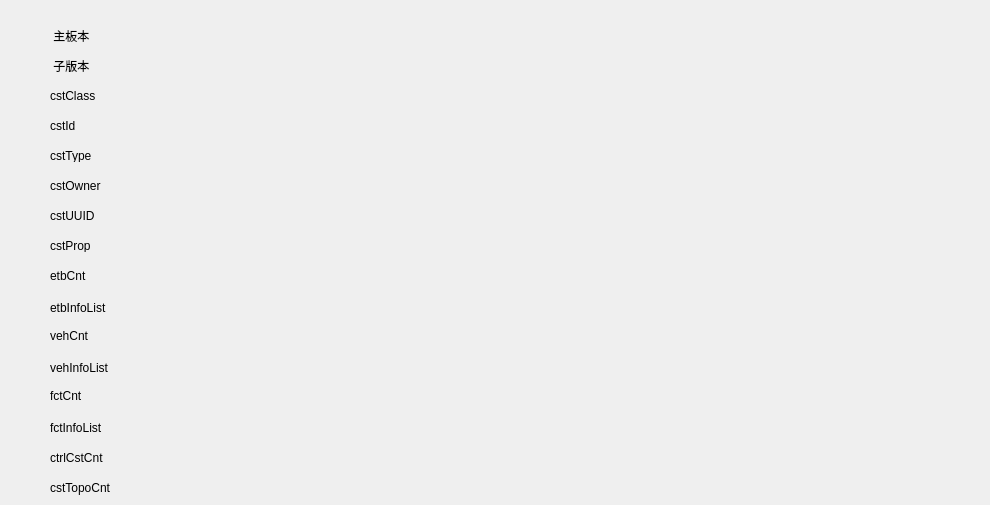
   <widget class="QWidget" name="tab_14">
    <attribute name="title">
     <string>105</string>
    </attribute>
    <widget class="QLabel" name="label_17">
     <property name="geometry">
      <rect>
       <x>50</x>
       <y>30</y>
       <width>54</width>
       <height>12</height>
      </rect>
     </property>
     <property name="text">
      <string> 主板本</string>
     </property>
    </widget>
    <widget class="QLabel" name="label_19">
     <property name="geometry">
      <rect>
       <x>50</x>
       <y>60</y>
       <width>54</width>
       <height>12</height>
      </rect>
     </property>
     <property name="text">
      <string> 子版本</string>
     </property>
    </widget>
    <widget class="QLabel" name="label_21">
     <property name="geometry">
      <rect>
       <x>50</x>
       <y>390</y>
       <width>54</width>
       <height>12</height>
      </rect>
     </property>
     <property name="text">
      <string>fctCnt</string>
     </property>
    </widget>
    <widget class="QLabel" name="label_22">
     <property name="geometry">
      <rect>
       <x>50</x>
       <y>420</y>
       <width>71</width>
       <height>16</height>
      </rect>
     </property>
     <property name="text">
      <string>fctInfoList</string>
     </property>
    </widget>
    <widget class="QLabel" name="label_25">
     <property name="geometry">
      <rect>
       <x>50</x>
       <y>330</y>
       <width>54</width>
       <height>12</height>
      </rect>
     </property>
     <property name="text">
      <string>vehCnt</string>
     </property>
    </widget>
    <widget class="QLabel" name="label_27">
     <property name="geometry">
      <rect>
       <x>50</x>
       <y>360</y>
       <width>71</width>
       <height>16</height>
      </rect>
     </property>
     <property name="text">
      <string>vehInfoList</string>
     </property>
    </widget>
    <widget class="QLabel" name="label_29">
     <property name="geometry">
      <rect>
       <x>50</x>
       <y>450</y>
       <width>61</width>
       <height>16</height>
      </rect>
     </property>
     <property name="text">
      <string>ctrlCstCnt</string>
     </property>
    </widget>
    <widget class="QLabel" name="label_31">
     <property name="geometry">
      <rect>
       <x>50</x>
       <y>480</y>
       <width>61</width>
       <height>16</height>
      </rect>
     </property>
     <property name="text">
      <string>cstTopoCnt</string>
     </property>
    </widget>
    <widget class="QLabel" name="label_32">
     <property name="geometry">
      <rect>
       <x>50</x>
       <y>270</y>
       <width>54</width>
       <height>12</height>
      </rect>
     </property>
     <property name="text">
      <string>etbCnt</string>
     </property>
    </widget>
    <widget class="QLabel" name="label_33">
     <property name="geometry">
      <rect>
       <x>50</x>
       <y>300</y>
       <width>71</width>
       <height>16</height>
      </rect>
     </property>
     <property name="text">
      <string>etbInfoList</string>
     </property>
    </widget>
    <widget class="QLabel" name="label_34">
     <property name="geometry">
      <rect>
       <x>50</x>
       <y>210</y>
       <width>54</width>
       <height>12</height>
      </rect>
     </property>
     <property name="text">
      <string>cstUUID</string>
     </property>
    </widget>
    <widget class="QLabel" name="label_35">
     <property name="geometry">
      <rect>
       <x>50</x>
       <y>240</y>
       <width>54</width>
       <height>12</height>
      </rect>
     </property>
     <property name="text">
      <string>cstProp</string>
     </property>
    </widget>
    <widget class="QLabel" name="label_36">
     <property name="geometry">
      <rect>
       <x>50</x>
       <y>150</y>
       <width>54</width>
       <height>12</height>
      </rect>
     </property>
     <property name="text">
      <string>cstType</string>
     </property>
    </widget>
    <widget class="QLabel" name="label_37">
     <property name="geometry">
      <rect>
       <x>50</x>
       <y>180</y>
       <width>54</width>
       <height>12</height>
      </rect>
     </property>
     <property name="text">
      <string>cstOwner</string>
     </property>
    </widget>
    <widget class="QLabel" name="label_38">
     <property name="geometry">
      <rect>
       <x>50</x>
       <y>90</y>
       <width>54</width>
       <height>12</height>
      </rect>
     </property>
     <property name="text">
      <string>cstClass</string>
     </property>
    </widget>
    <widget class="QLabel" name="label_39">
     <property name="geometry">
      <rect>
       <x>50</x>
       <y>120</y>
       <width>54</width>
       <height>12</height>
      </rect>
     </property>
     <property name="text">
      <string>cstId</string>
     </property>
    </widget>
    <widget class="QLabel" name="versionM105">
     <property name="geometry">
      <rect>
       <x>130</x>
       <y>30</y>
       <width>841</width>
       <height>16</height>
      </rect>
     </property>
     <property name="text">
      <string/>
     </property>
    </widget>
    <widget class="QLabel" name="versionS105">
     <property name="geometry">
      <rect>
       <x>120</x>
       <y>60</y>
       <width>841</width>
       <height>16</height>
      </rect>
     </property>
     <property name="text">
      <string/>
     </property>
    </widget>
    <widget class="QLabel" name="cstClass105">
     <property name="geometry">
      <rect>
       <x>120</x>
       <y>90</y>
       <width>841</width>
       <height>16</height>
      </rect>
     </property>
     <property name="text">
      <string/>
     </property>
    </widget>
    <widget class="QLabel" name="cstId105">
     <property name="geometry">
      <rect>
       <x>120</x>
       <y>120</y>
       <width>841</width>
       <height>16</height>
      </rect>
     </property>
     <property name="text">
      <string/>
     </property>
    </widget>
    <widget class="QLabel" name="cstType105">
     <property name="geometry">
      <rect>
       <x>110</x>
       <y>150</y>
       <width>841</width>
       <height>16</height>
      </rect>
     </property>
     <property name="text">
      <string/>
     </property>
    </widget>
    <widget class="QLabel" name="cstOwner105">
     <property name="geometry">
      <rect>
       <x>120</x>
       <y>180</y>
       <width>841</width>
       <height>16</height>
      </rect>
     </property>
     <property name="text">
      <string/>
     </property>
    </widget>
    <widget class="QLabel" name="cstUUID105">
     <property name="geometry">
      <rect>
       <x>120</x>
       <y>210</y>
       <width>841</width>
       <height>16</height>
      </rect>
     </property>
     <property name="text">
      <string/>
     </property>
    </widget>
    <widget class="QLabel" name="cstProp105">
     <property name="geometry">
      <rect>
       <x>110</x>
       <y>240</y>
       <width>841</width>
       <height>16</height>
      </rect>
     </property>
     <property name="text">
      <string/>
     </property>
    </widget>
    <widget class="QLabel" name="etbCnt105">
     <property name="geometry">
      <rect>
       <x>120</x>
       <y>270</y>
       <width>841</width>
       <height>16</height>
      </rect>
     </property>
     <property name="text">
      <string/>
     </property>
    </widget>
    <widget class="QLabel" name="etbInfoList105">
     <property name="geometry">
      <rect>
       <x>130</x>
       <y>300</y>
       <width>841</width>
       <height>16</height>
      </rect>
     </property>
     <property name="text">
      <string/>
     </property>
    </widget>
    <widget class="QLabel" name="vehCnt105">
     <property name="geometry">
      <rect>
       <x>120</x>
       <y>330</y>
       <width>841</width>
       <height>16</height>
      </rect>
     </property>
     <property name="text">
      <string/>
     </property>
    </widget>
    <widget class="QLabel" name="vehInfoList105">
     <property name="geometry">
      <rect>
       <x>140</x>
       <y>360</y>
       <width>841</width>
       <height>16</height>
      </rect>
     </property>
     <property name="text">
      <string/>
     </property>
    </widget>
    <widget class="QLabel" name="fctCnt105">
     <property name="geometry">
      <rect>
       <x>120</x>
       <y>390</y>
       <width>841</width>
       <height>16</height>
      </rect>
     </property>
     <property name="text">
      <string/>
     </property>
    </widget>
    <widget class="QLabel" name="fctInfoListList105">
     <property name="geometry">
      <rect>
       <x>130</x>
       <y>420</y>
       <width>841</width>
       <height>16</height>
      </rect>
     </property>
     <property name="text">
      <string/>
     </property>
    </widget>
    <widget class="QLabel" name="ctrlCstCnt105">
     <property name="geometry">
      <rect>
       <x>120</x>
       <y>450</y>
       <width>841</width>
       <height>16</height>
      </rect>
     </property>
     <property name="text">
      <string/>
     </property>
    </widget>
    <widget class="QLabel" name="cstTopoCnt">
     <property name="geometry">
      <rect>
       <x>130</x>
       <y>480</y>
       <width>841</width>
       <height>16</height>
      </rect>
     </property>
     <property name="text">
      <string/>
     </property>
    </widget>
   </widget>
